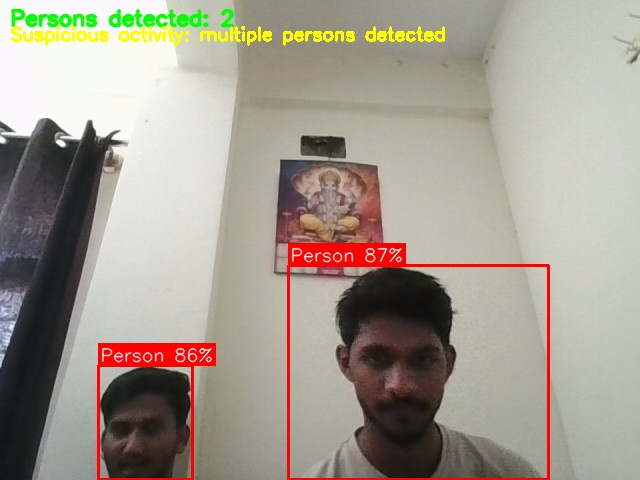
#> input picture logs/20260304_123032_282.jpg, 640 x 480 px; its folder holds only this picture in this run
$ python -i face_rec.py   (imports and definitions only)
#> lines starting #> are read from the running program, lines starting #| are printed output that depends on the picture
#> further down, picture is the input picture: shape (480, 640, 3); mean B, G, R 143.4, 155.8, 163.5
"""
Face Recognition Module (OpenCV LBPH — no dlib needed)
=======================================================
Compares detected faces against authorized personnel using
OpenCV's LBPH (Local Binary Patterns Histograms) recognizer.

Setup:
    1. Put photos of authorized people in Authorized_persons/ (parent dir)
    2. Name files as: PersonName1.jpg, PersonName2.jpg etc.
    3. Multiple photos per person supported (name extracted before digits)
"""

import os
import re
import cv2
import numpy as np

COLOR_AUTHORIZED = (0, 255, 0)
COLOR_UNAUTHORIZED = (0, 0, 255)


class FaceRecognizer:
    def __init__(self, authorized_dir=None, confidence_threshold=80):
        # Look for Authorized_persons in parent dir by default
        if authorized_dir is None:
            project_dir = os.path.dirname(os.path.abspath(__file__))
            parent_dir = os.path.dirname(project_dir)
            authorized_dir = os.path.join(parent_dir, "Authorized_persons")
        self.authorized_dir = authorized_dir
        self.confidence_threshold = confidence_threshold
        self.known_names = []
        self._label_map = {}
        self._name_to_label = {}

        cascade_path = cv2.data.haarcascades + "haarcascade_frontalface_default.xml"
        self.face_cascade = cv2.CascadeClassifier(cascade_path)
        self.recognizer = cv2.face.LBPHFaceRecognizer_create()
        self._trained = False

        self._load_authorized_faces()

    def _extract_name(self, filename):
        """Extract person name from filename like ayush1.jpeg -> Ayush"""
        base = os.path.splitext(filename)[0]
        # Remove trailing digits
        name = re.sub(r'\d+$', '', base)
        name = name.replace("_", " ").strip().title()
        return name

    def _load_authorized_faces(self):
        if not os.path.exists(self.authorized_dir):
            print(f"[FaceRec] Directory not found: {self.authorized_dir}")
            print(f"[FaceRec] Create folder and add authorized face photos")
            return

        faces = []
        labels = []
        next_label = 0

        for fname in sorted(os.listdir(self.authorized_dir)):
            if not fname.lower().endswith((".jpg", ".jpeg", ".png")):
                continue
            fpath = os.path.join(self.authorized_dir, fname)
            try:
                img = cv2.imread(fpath)
                if img is None:
                    print(f"[FaceRec] Could not read {fname}")
                    continue
                gray = cv2.cvtColor(img, cv2.COLOR_BGR2GRAY)
                detected = self.face_cascade.detectMultiScale(
                    gray, 1.1, 4, minSize=(30, 30)
                )

                name = self._extract_name(fname)

                # Assign label per person name
                if name not in self._name_to_label:
                    self._name_to_label[name] = next_label
                    self._label_map[next_label] = name
                    self.known_names.append(name)
                    next_label += 1

                label = self._name_to_label[name]

                if len(detected) == 0:
                    # Use whole image as face
                    face_gray = cv2.resize(gray, (200, 200))
                    faces.append(face_gray)
                    labels.append(label)
                else:
                    # Use all detected faces (in case of multiple crops)
                    for (x, y, w, h) in detected:
                        face_gray = cv2.resize(gray[y:y+h, x:x+w], (200, 200))
                        faces.append(face_gray)
                        labels.append(label)

                print(f"[FaceRec] Loaded: {fname} -> {name}")

            except Exception as e:
                print(f"[FaceRec] Error loading {fname}: {e}")

        if faces:
            self.recognizer.train(faces, np.array(labels))
            self._trained = True
            print(f"[FaceRec] Trained with {len(faces)} face samples from {len(self.known_names)} people: {', '.join(self.known_names)}")
        else:
            print(f"[FaceRec] No faces loaded from {self.authorized_dir}")

    def recognize(self, frame):
        results = []
        gray = cv2.cvtColor(frame, cv2.COLOR_BGR2GRAY)
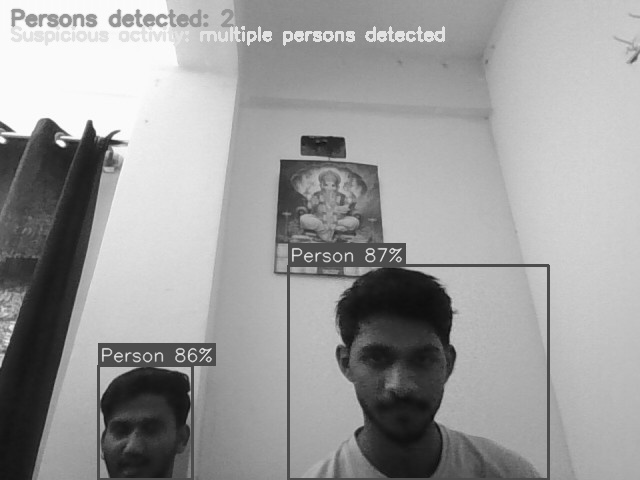
#> gray: shape (480, 640); min 13, max 255, mean 156.7
        detected_faces = self.face_cascade.detectMultiScale(
            gray, 1.3, 5, minSize=(40, 40)
        )
#> detected_faces = [[343, 315, 116, 116]]

        for (x, y, w, h) in detected_faces:
            face_roi = cv2.resize(gray[y:y+h, x:x+w], (200, 200))

            name = "UNAUTHORIZED"
            authorized = False
            confidence = 0.0

            if self._trained:
                label, dist = self.recognizer.predict(face_roi)
                print(f"[FaceRec DEBUG] label={self._label_map.get(label, '?')}, distance={dist:.1f}, threshold={self.confidence_threshold}")
                # LBPH: lower distance = better match
                confidence = max(0, min(1, 1.0 - dist / 200.0))

                if dist < self.confidence_threshold:
                    name = self._label_map.get(label, "UNKNOWN")
                    authorized = True

            results.append({
                "face_bbox": (x, y, x + w, y + h),
                "name": name,
                "authorized": authorized,
                "confidence": round(confidence, 2),
            })
#> this loop made 1 pass
#> (x, y, w, h, name, authorized, confidence) on pass 1: (343, 315, 116, 116, 'UNAUTHORIZED', False, 0)
#> pass 1, in recognize, `face_roi = cv2.resize(gray[y:y+h, x:x+w], (200, 200))`:
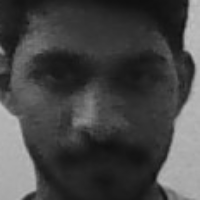
#> face_roi: shape (200, 200); min 15, max 193, mean 69.3
#> after the loop, results = 1 item

        return results

    def draw_face_results(self, frame, face_results):
        for res in face_results:
            x1, y1, x2, y2 = res["face_bbox"]
            name = res["name"]
            authorized = res["authorized"]
            conf = res["confidence"]

            color = COLOR_AUTHORIZED if authorized else COLOR_UNAUTHORIZED
            cv2.rectangle(frame, (x1, y1), (x2, y2), color, 2)

            if authorized:
                label = f"{name} ({conf:.0%})"
            else:
                label = f"UNAUTHORIZED ({conf:.0%})"

            (tw, th), _ = cv2.getTextSize(label, cv2.FONT_HERSHEY_SIMPLEX, 0.55, 1)
            cv2.rectangle(frame, (x1, y2), (x1 + tw + 6, y2 + th + 10), color, -1)
            cv2.putText(frame, label, (x1 + 3, y2 + th + 5),
                        cv2.FONT_HERSHEY_SIMPLEX, 0.55, (255, 255, 255), 1, cv2.LINE_AA)

        return frame

    @property
    def num_authorized(self):
        return len(self.known_names)

    @property
    def is_available(self):
        return True

>>> import cv2
>>> picture = cv2.imread('logs/20260304_123032_282.jpg')
>>> result = FaceRecognizer().recognize(picture)
#> result = 1 item
